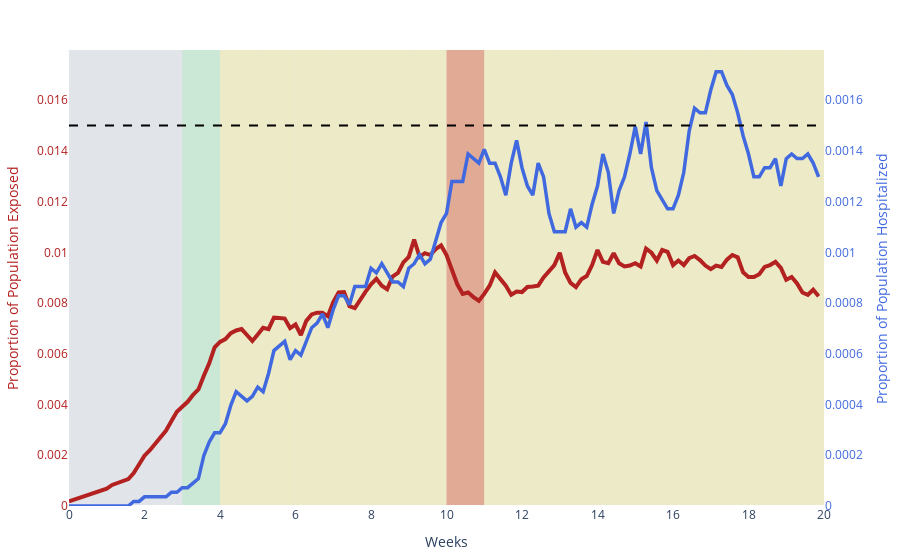

Source (notebook cell):
### Code cell
make_beds_graph(data, actions, 7, 'low_capacity_23_06_5')

### Figure 1 — Plotly figure (JSON) as saved in the notebook; plotly's stock layout.template omitted (floating-point values rounded to 4 significant figures; data arrays with more than 128 entries replaced by an {"elided": "..."} marker saying what was removed)
{"data": [{"line": {"color": "rgb(0.25, 0.41, 0.88)", "width": 3.5}, "name": "hospitalized", "type": "scatter", "x": {"elided": "141 int values"}, "y": {"elided": "140 float values"}, "yaxis": "y2"}, {"line": {"color": "rgb(0.7, 0.13, 0.13)", "width": 4}, "name": "exposed", "type": "scatter", "x": {"elided": "141 int values"}, "y": {"elided": "140 float values"}}, {"line": {"color": "black", "dash": "dash", "width": 2}, "name": "capacity", "type": "scatter", "x": {"elided": "141 int values"}, "y": {"elided": "140 float values"}, "yaxis": "y2"}, {"marker": {"color": "rgb(0.83, 0.13, 0.15)"}, "name": "Lockdown", "type": "bar", "x": [null], "y": [null]}, {"marker": {"color": "rgb(0.85, 0.35, 0.13)"}, "name": "Hard Quarantine", "type": "bar", "x": [null], "y": [null]}, {"marker": {"color": "rgb(0.97, 0.91, 0.56)"}, "name": "Light Quarantine", "type": "bar", "x": [null], "y": [null]}, {"marker": {"color": "rgb(0.67, 0.88, 0.69)"}, "name": "Social Distancing", "type": "bar", "x": [null], "y": [null]}, {"marker": {"color": "rgb(0.86, 0.86, 0.86)"}, "name": "Unrestricted", "type": "bar", "x": [null], "y": [null]}], "layout": {"coloraxis": {"colorscale": [[0, "rgb(253, 253, 204)"], [0.09091, "rgb(206, 236, 179)"], [0.1818, "rgb(156, 219, 165)"], [0.2727, "rgb(111, 201, 163)"], [0.3636, "rgb(86, 177, 163)"], [0.4545, "rgb(76, 153, 160)"], [0.5455, "rgb(68, 130, 155)"], [0.6364, "rgb(62, 108, 150)"], [0.7273, "rgb(62, 82, 143)"], [0.8182, "rgb(64, 60, 115)"], [0.9091, "rgb(54, 43, 77)"], [1, "rgb(39, 26, 44)"]]}, "hovermode": "x", "margin": {"b": 50, "l": 50, "pad": 0, "r": 50, "t": 50}, "shapes": [{"fillcolor": "rgb(0.86, 0.86, 0.86)", "layer": "below", "line": {"width": 0}, "opacity": 0.45, "type": "rect", "x0": 0, "x1": 7, "xref": "x", "y0": 0, "y1": 1, "yref": "paper"}, {"fillcolor": "rgb(0.86, 0.86, 0.86)", "layer": "below", "line": {"width": 0}, "opacity": 0.45, "type": "rect", "x0": 7, "x1": 14, "xref": "x", "y0": 0, "y1": 1, "yref": "paper"}, {"fillcolor": "rgb(0.86, 0.86, 0.86)", "layer": "below", "line": {"width": 0}, "opacity": 0.45, "type": "rect", "x0": 14, "x1": 21, "xref": "x", "y0": 0, "y1": 1, "yref": "paper"}, {"fillcolor": "rgb(0.67, 0.88, 0.69)", "layer": "below", "line": {"width": 0}, "opacity": 0.45, "type": "rect", "x0": 21, "x1": 28, "xref": "x", "y0": 0, "y1": 1, "yref": "paper"}, {"fillcolor": "rgb(0.97, 0.91, 0.56)", "layer": "below", "line": {"width": 0}, "opacity": 0.45, "type": "rect", "x0": 28, "x1": 35, "xref": "x", "y0": 0, "y1": 1, "yref": "paper"}, {"fillcolor": "rgb(0.97, 0.91, 0.56)", "layer": "below", "line": {"width": 0}, "opacity": 0.45, "type": "rect", "x0": 35, "x1": 42, "xref": "x", "y0": 0, "y1": 1, "yref": "paper"}, {"fillcolor": "rgb(0.97, 0.91, 0.56)", "layer": "below", "line": {"width": 0}, "opacity": 0.45, "type": "rect", "x0": 42, "x1": 49, "xref": "x", "y0": 0, "y1": 1, "yref": "paper"}, {"fillcolor": "rgb(0.97, 0.91, 0.56)", "layer": "below", "line": {"width": 0}, "opacity": 0.45, "type": "rect", "x0": 49, "x1": 56, "xref": "x", "y0": 0, "y1": 1, "yref": "paper"}, {"fillcolor": "rgb(0.97, 0.91, 0.56)", "layer": "below", "line": {"width": 0}, "opacity": 0.45, "type": "rect", "x0": 56, "x1": 63, "xref": "x", "y0": 0, "y1": 1, "yref": "paper"}, {"fillcolor": "rgb(0.97, 0.91, 0.56)", "layer": "below", "line": {"width": 0}, "opacity": 0.45, "type": "rect", "x0": 63, "x1": 70, "xref": "x", "y0": 0, "y1": 1, "yref": "paper"}, {"fillcolor": "rgb(0.85, 0.35, 0.13)", "layer": "below", "line": {"width": 0}, "opacity": 0.45, "type": "rect", "x0": 70, "x1": 77, "xref": "x", "y0": 0, "y1": 1, "yref": "paper"}, {"fillcolor": "rgb(0.97, 0.91, 0.56)", "layer": "below", "line": {"width": 0}, "opacity": 0.45, "type": "rect", "x0": 77, "x1": 84, "xref": "x", "y0": 0, "y1": 1, "yref": "paper"}, {"fillcolor": "rgb(0.97, 0.91, 0.56)", "layer": "below", "line": {"width": 0}, "opacity": 0.45, "type": "rect", "x0": 84, "x1": 91, "xref": "x", "y0": 0, "y1": 1, "yref": "paper"}, {"fillcolor": "rgb(0.97, 0.91, 0.56)", "layer": "below", "line": {"width": 0}, "opacity": 0.45, "type": "rect", "x0": 91, "x1": 98, "xref": "x", "y0": 0, "y1": 1, "yref": "paper"}, {"fillcolor": "rgb(0.97, 0.91, 0.56)", "layer": "below", "line": {"width": 0}, "opacity": 0.45, "type": "rect", "x0": 98, "x1": 105, "xref": "x", "y0": 0, "y1": 1, "yref": "paper"}, {"fillcolor": "rgb(0.97, 0.91, 0.56)", "layer": "below", "line": {"width": 0}, "opacity": 0.45, "type": "rect", "x0": 105, "x1": 112, "xref": "x", "y0": 0, "y1": 1, "yref": "paper"}, {"fillcolor": "rgb(0.97, 0.91, 0.56)", "layer": "below", "line": {"width": 0}, "opacity": 0.45, "type": "rect", "x0": 112, "x1": 119, "xref": "x", "y0": 0, "y1": 1, "yref": "paper"}, {"fillcolor": "rgb(0.97, 0.91, 0.56)", "layer": "below", "line": {"width": 0}, "opacity": 0.45, "type": "rect", "x0": 119, "x1": 126, "xref": "x", "y0": 0, "y1": 1, "yref": "paper"}, {"fillcolor": "rgb(0.97, 0.91, 0.56)", "layer": "below", "line": {"width": 0}, "opacity": 0.45, "type": "rect", "x0": 126, "x1": 133, "xref": "x", "y0": 0, "y1": 1, "yref": "paper"}, {"fillcolor": "rgb(0.97, 0.91, 0.56)", "layer": "below", "line": {"width": 0}, "opacity": 0.45, "type": "rect", "x0": 133, "x1": 140, "xref": "x", "y0": 0, "y1": 1, "yref": "paper"}], "showlegend": false, "xaxis": {"showgrid": false, "tickmode": "array", "ticktext": [0, 2, 4, 6, 8, 10, 12, 14, 16, 18, 20], "tickvals": [0, 14, 28, 42, 56, 70, 84, 98, 112, 126, 140], "title": {"text": "Weeks"}}, "yaxis": {"automargin": true, "range": [0, 0.01798], "showgrid": false, "tickfont": {"color": "rgb(0.7, 0.13, 0.13)"}, "title": {"font": {"color": "rgb(0.7, 0.13, 0.13)"}, "text": "Proportion of Population Exposed"}, "zeroline": false, "zerolinecolor": "black", "zerolinewidth": 0.5}, "yaxis2": {"anchor": "x", "automargin": true, "overlaying": "y", "range": [0, 0.001798], "showgrid": false, "side": "right", "tickfont": {"color": "rgb(0.25, 0.41, 0.88)"}, "title": {"font": {"color": "rgb(0.25, 0.41, 0.88)"}, "text": "Proportion of Population Hospitalized"}}}}
